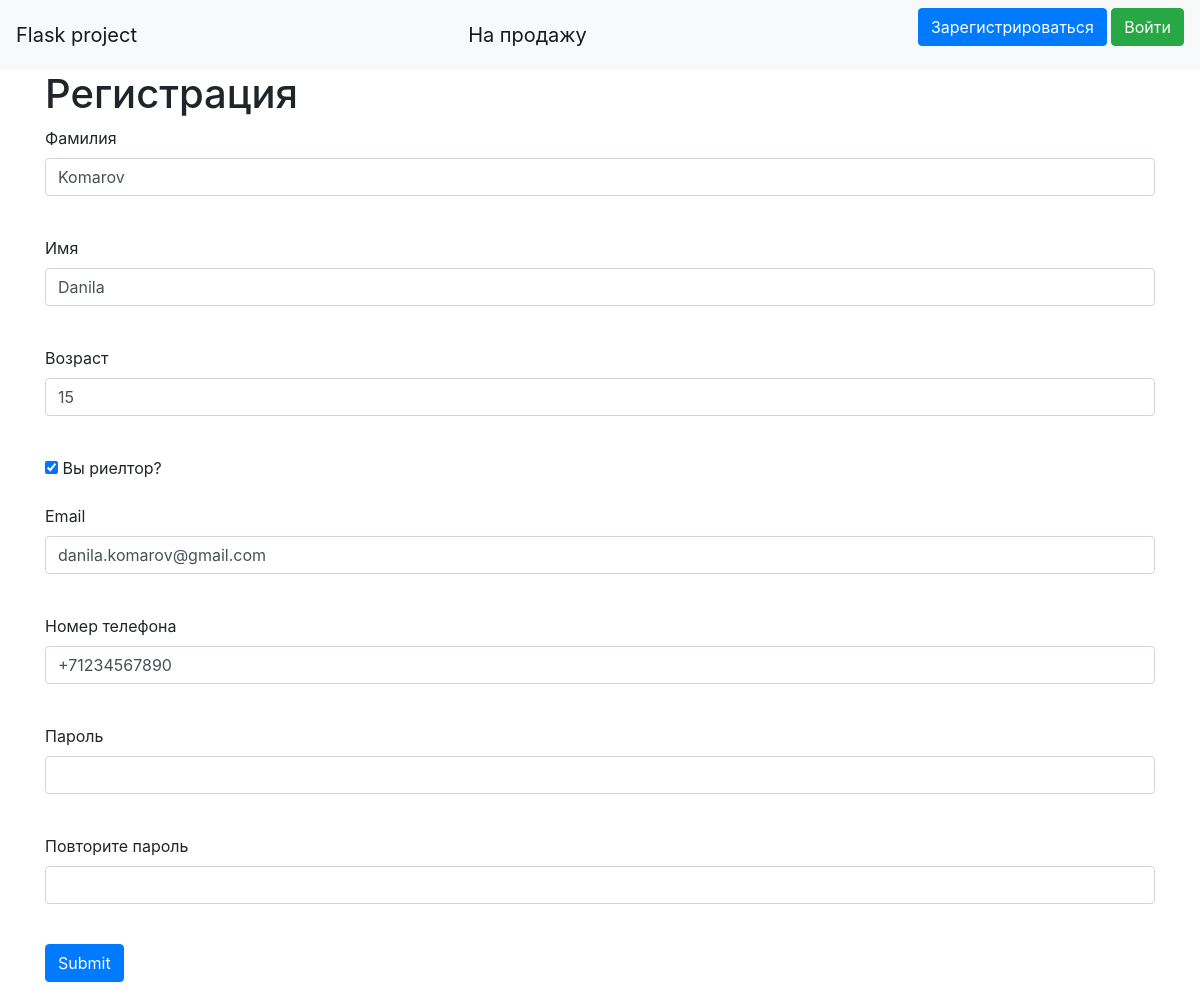
Page /change_user/1 on the earlier database version.
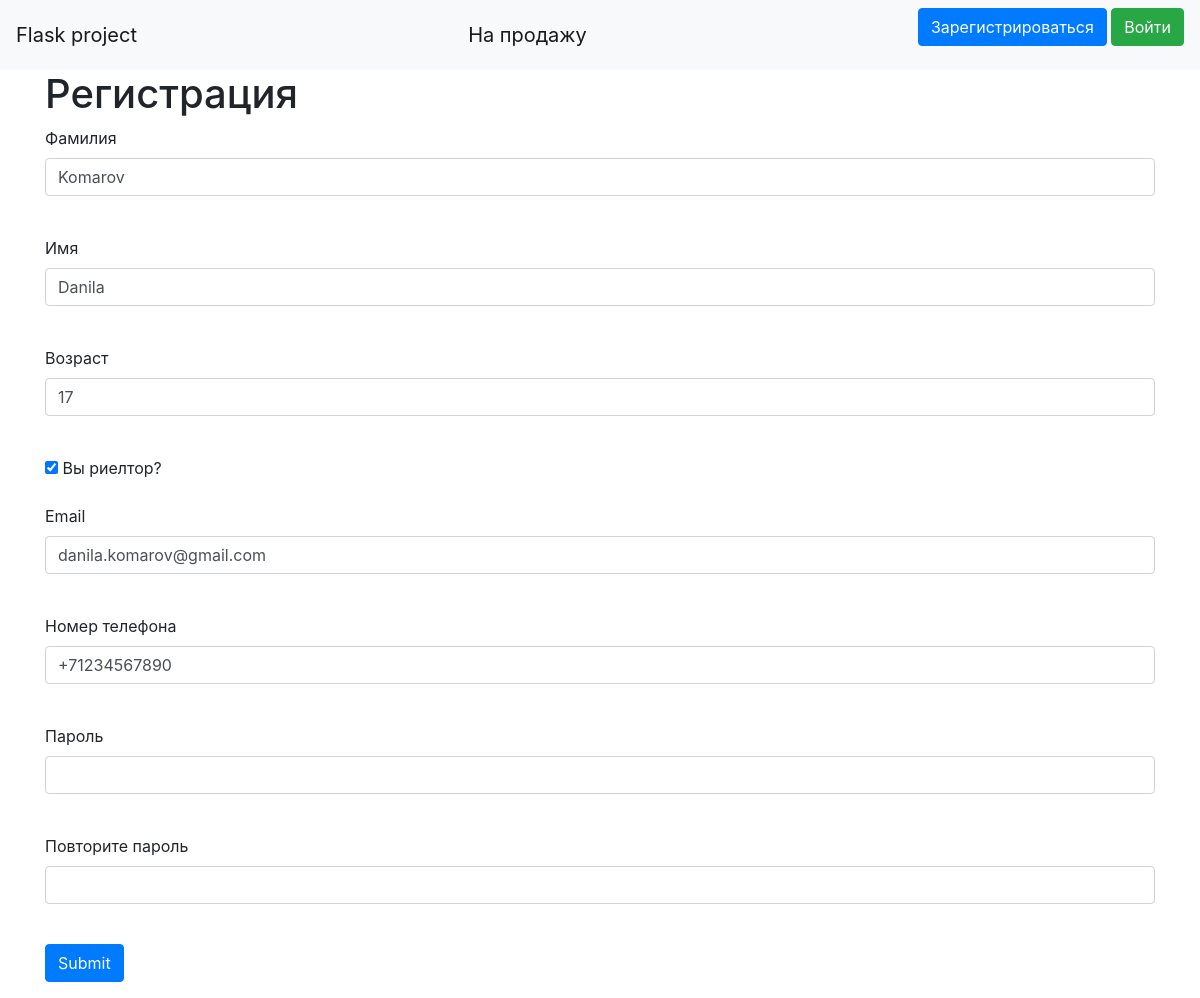
Same page on the later database version.
### data/users.py (models this page shows, shortened)
class User(SqlAlchemyBase, UserMixin):
    __tablename__ = 'users'
    id = sqlalchemy.Column(sqlalchemy.Integer, primary_key=True, autoincrement=True)
    surname = sqlalchemy.Column(sqlalchemy.String, nullable=True)
    name = sqlalchemy.Column(sqlalchemy.String, nullable=True)
    age = sqlalchemy.Column(sqlalchemy.Integer, nullable=True)
    is_realtor = sqlalchemy.Column(sqlalchemy.Boolean)
    email = sqlalchemy.Column(sqlalchemy.String, unique=True)
    phone = sqlalchemy.Column(sqlalchemy.String, nullable=True)
    hashed_password = sqlalchemy.Column(sqlalchemy.String, nullable=True)
    sort = sqlalchemy.Column(sqlalchemy.String, nullable=True)

### main.py (the view, shortened to what this page needs)
@app.route('/change_user/<int:id>', methods=["POST", "GET"])
def change_user(id):
    form = RegisterForm()
    if request.method == 'GET':
        user = session.query(User).filter(User.id == id).first()
        if user:
            form.surname.data = user.surname
            form.name.data = user.name
            form.age.data = user.age
            form.is_realtor.data = user.is_realtor
            form.email.data = user.email
            form.phone.data = user.phone
        else:
            abort(404)
    return render_template('/register.html', title="Редактирование пользователя", form=form)

### register.py
class RegisterForm(FlaskForm):
    surname = StringField("Фамилия")
    name = StringField("Имя")
    age = IntegerField("Возраст")
    is_realtor = BooleanField("Вы риелтор?")
    email = EmailField("Email", validators=[DataRequired()])
    phone = StringField("Номер телефона")
    password = PasswordField("Пароль", validators=[DataRequired()])
    r_password = PasswordField("Повторите пароль")
    submit = SubmitField("Submit")

### templates/register.html (shortened to what this page needs)
<!DOCTYPE html>
<html lang="en">
    <head>
    </head>
    <body>
        {% extends "base.html" %}
        {% block content %}
            <h1>Регистрация</h1>
            <form action="" method="post" novalidate>
                <p>
                    {{ form.surname.label }}<br>
                    {{ form.surname(class="form-control") }}<br>
                </p>
                <p>
                    {{ form.name.label }}<br>
                    {{ form.name(class="form-control") }}<br>
                </p>
                <p>
                    {{ form.age.label }}<br>
                    {{ form.age(class="form-control") }}<br>
                </p>
                <p>{{ form.is_realtor() }} {{ form.is_realtor.label }}</p>
                <p>
                    {{ form.email.label }}<br>
                    {{ form.email(class="form-control", type="email") }}<br>
                </p>
                <p>
                    {{ form.phone.label }}<br>
                    {{ form.phone(class="form-control", type="tel") }}<br>
                </p>
                <p>
                    {{ form.password.label }}<br>
                    {{ form.password(class="form-control", type="password", id="pass", onkeyup="passcorr()") }}<br>
                </p>
                <p>
                    {{ form.r_password.label }}<br>
                    {{ form.r_password(class="form-control", type="password", id="checkPass", onblur="valid(event)") }}<br>
                </p>
                <p>{{ form.submit(type="submit", class="btn btn-primary") }}</p>
            </form>
        {% endblock %}

Differences in the rows shown:
changed User "Komarov": age "15" → "17"
